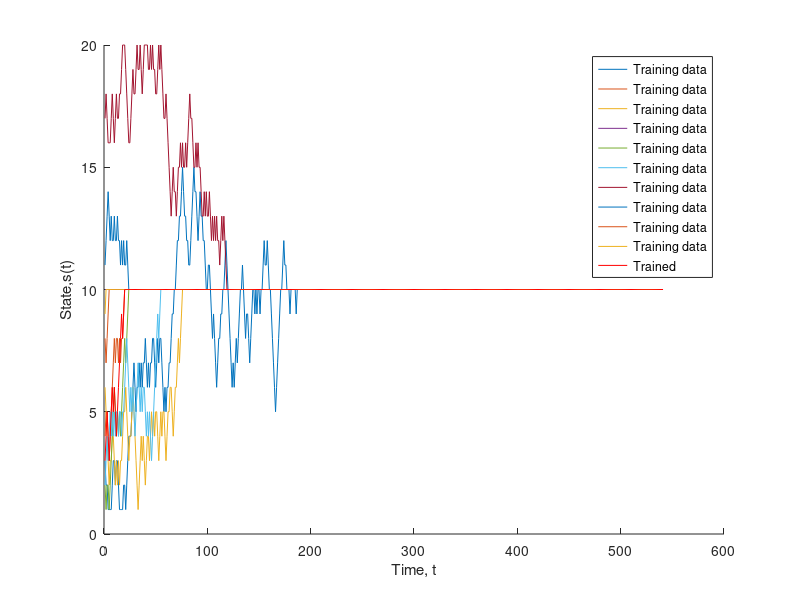
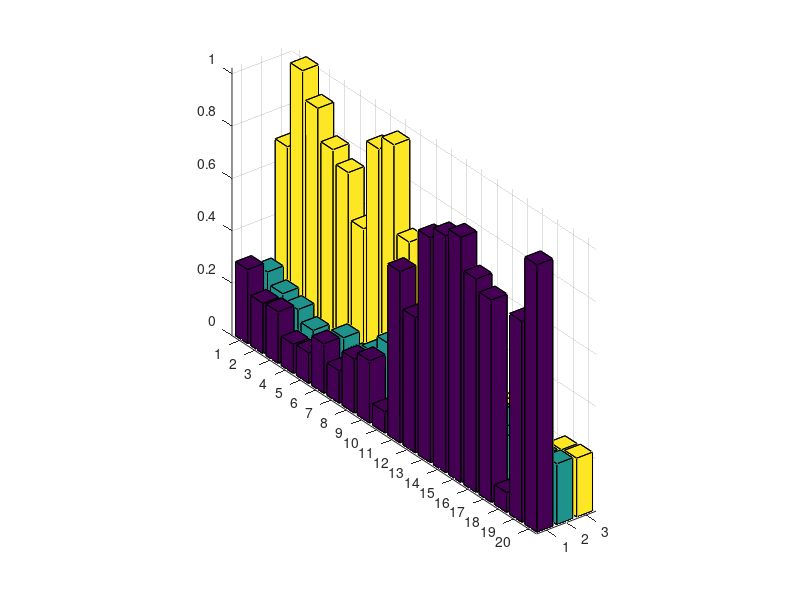

Here is the MATLAB script that generated these plots, in order:
clear all;close all

Q=rand(20,3); xold=[];

for k=1:400

x_ini=randi(20)

xT=10;

pfwd=0.7;

alp=0.31;

gam=0.1

eps0=1;eps=eps0;

N=540;

x(1)=x_ini;

for i=1:N,

    % chose an action from state x(i)

    [~,a] =  max(Q(x(i),:));

    c=rand;if c<eps, a=a; else a=randi(3);end

    eps=eps+(1-eps0)/N;

    x(i+1)=x(i)+(a-2)*randsrc(1,1,[1 -1;pfwd  1-pfwd]) ; % motion of human based on action

        if x(i+1)>=20, x(i+1)=20;end

    if x(i+1)<=1, x(i+1)=1;end

   

    [~,a_next] = max(Q(x(i+1),:));  % get future action

    if abs(x(i+1)-xT)< abs(x(i)-xT), r(i)=0;

    else r(i)=-1; end

    Q(x(i),a)=Q(x(i),a)+alp*(r(i)-gam*Q(x(i+1),a_next)-Q(x(i),a));

xold(k,i)=x(i);

end

 

end

x(1)=randi(20); %randi([min(xold) max(xold)]);

 

for i=1:N,

    % chose an action from state x(i)

    [~,a] = max(Q(x(i),:));

    x(i+1)=x(i)+(a-2)*randsrc(1,1,[1 -1;pfwd  1-pfwd]); % motion of human based on action

        if x(i+1)>=20, x(i+1)=20;end

    if x(i+1)<=1, x(i+1)=1;end

    [~,a_next] = max(Q(x(i+1),:));  % get future action

    if abs(x(i+1)-xT)< abs(x(i)-xT), r(i)=0;

    else r(i)=-1; end

    Q(x(i),a)=Q(x(i),a)+alp*(r(i)-gam*Q(x(i+1),a_next)-Q(x(i),a));

end

%figure; hold

%stairs(xold,'b');stairs(x);legend('Training Data','Trained Sys. w New IC-s.');shg

 

figure

hold

for k=1:10,plot(xold(k,:));end

plot(x,'r')

legend({'Training data','Training data','Training data','Training data','Training data','Training data','Training data','Training data','Training data','Training data', 'Trained'})

xlabel('Time, t');ylabel('State,s(t)')

shg

figure

bar3(Q+1);shg